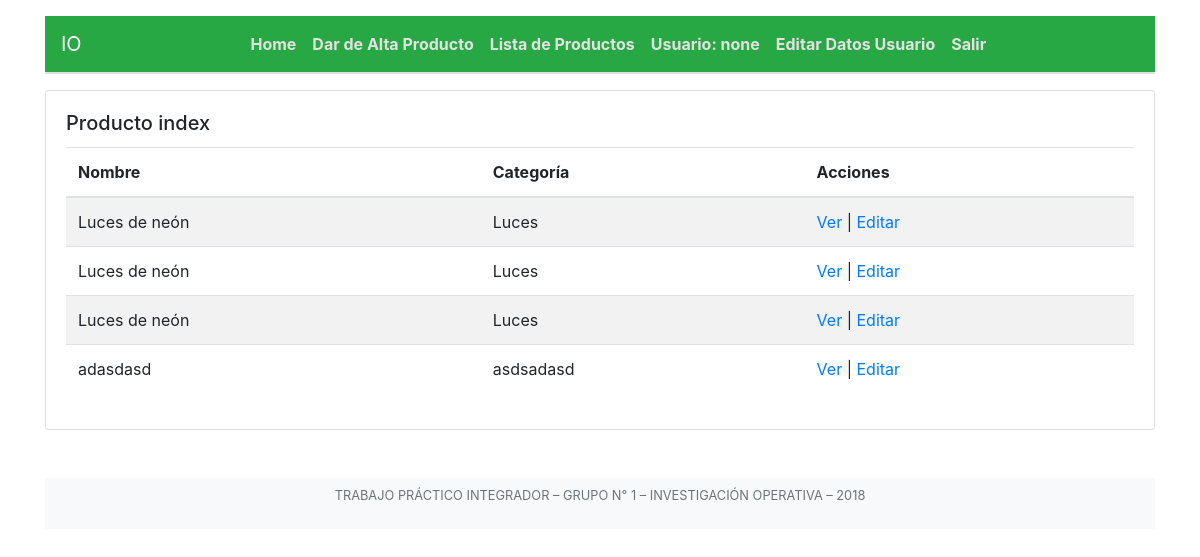
The app's page /msapp/modelo1/index (signed in), older data.
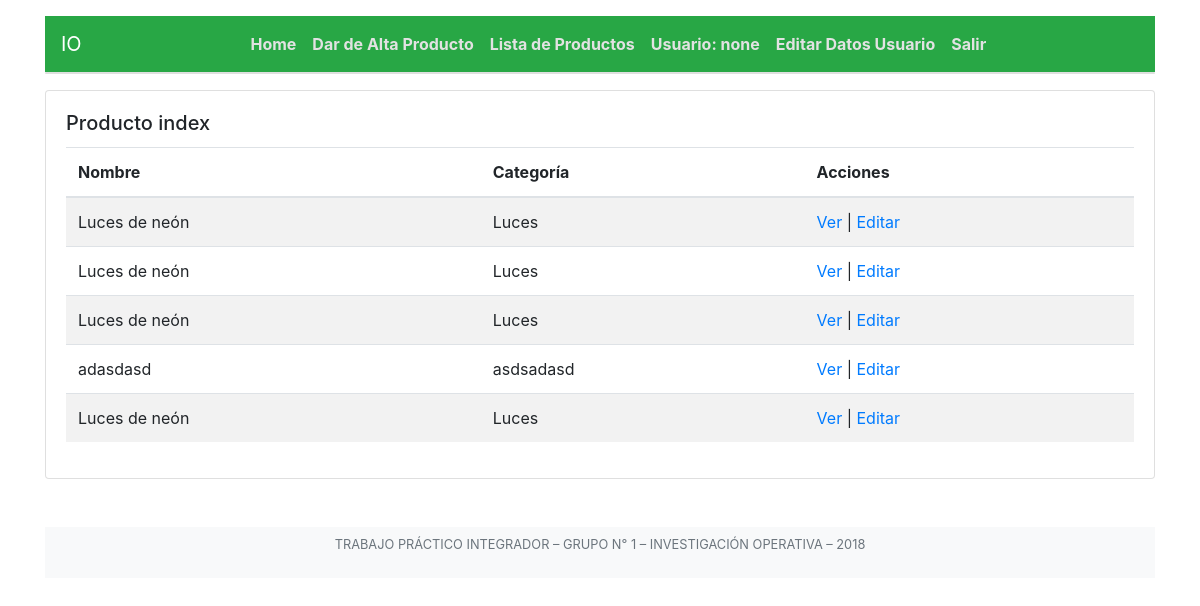
The same page, newer data.
### msapp/models.py (models this page shows, shortened)
class Modelo1(models.Model):
	nombre_producto		= models.CharField(max_length=50)
	categoria	= models.CharField(max_length=50)
	usuario 	= models.ForeignKey(User, on_delete=models.CASCADE)
	tiempo 	= models.FloatField(default=1)
	d		= models.IntegerField(verbose_name='Demanda Total', validators=[MinValueValidator(1)])
	k 		= models.FloatField(verbose_name='Costo de Preparación de Pedido', validators=[MinValueValidator(1)])
	h 		= models.FloatField(verbose_name='Costo Unitario de Almacenamiento', validators=[MinValueValidator(1)])
	def inventario_promedio(self):
		return self.d / 2
	ip = property(inventario_promedio)
	def lote_optimo_compra(self):
		resultado = round(sqrt((2*self.k*self.d)/self.h))
		if (resultado > self.d):
			return self.d
		return resultado
	loc = property(lote_optimo_compra)
	def longitud_ciclo(self):
		lc = self.loc / (self.d/self.tiempo)
		print(lc)
		if(lc < 1):
			lc = lc * 365 #paso a dias
		return	format(lc, '.2f')
	lc 	= property(longitud_ciclo)
	def costo_inventario(self):
		yy = self.loc
		dd = self.d
		kk = self.k
		hh = self.h
		yd = yy/dd
		termino1 = kk / yd
		termino2 = hh * (yy/2)
		return round(termino1 + termino2)
	ci = property(costo_inventario)

### msapp/views.py (the view)
# urls.py: path('modelo1/index', views.modelo1_index, name='modelo1_index'),
@login_required
def modelo1_index(request):
	titulo 	= 'Index'
	template = loader.get_template('msapp/modelo1/index.html')
	usuario_logueado = request.user
	modelo_context = Modelo1.objects.filter(usuario=usuario_logueado)
	context = {
		'titulo'	: titulo,
		'productos' 	: modelo_context,
	}
	return HttpResponse(template.render(context, request))

### msapp/templates/msapp/modelo1/index.html (shortened to what this page needs)
{% extends 'base.html' %}
{% block content %}
<div class="card">
  <div class="card-body">
  	<h5 class="card-title">Producto index</h5>
    <table class="table table-striped">
	  <thead>
	    <tr>
		    <th scope="col">Nombre</th>
		    <th scope="col">Categoría</th>
		    <th scope="col">Acciones</th>
	    </tr>
	  </thead>
	  <tbody>
	    {% for producto in productos %}
	    <tr>
	      	<td>{{ producto.nombre_producto }}</td>
	      	<td>{{ producto.categoria }}</td>
	      	<td scope="row">
	    		<a href="{% url 'modelo1_show' producto.id %}">Ver</a></li>
	    		|
	    		<a href="{% url 'modelo1_edit' producto.id %}">Editar</a></li>
	    	</td>
	    </tr>
    	{% endfor %}
	  </tbody>
	</table>
  </div>
</div>
{% endblock %}

### msapp/templates/base.html (shortened to what this page needs)
{% load static %}
<!DOCTYPE html>
  <html>
    <head>
	    <link type="text/css" rel="stylesheet" href="{% static 'auth2/css/bootstrap.min.css' %}"  media="screen,projection"/>
    </head>
    <body>
    <div class="container">
        <nav class="navbar navbar-expand-lg navbar-dark bg-success" style="margin-top: 1em;">
        <a class="navbar-brand" href="#">IO</a>
        <div class="collapse navbar-collapse justify-content-center" id="navbarNav">
          <ul class="navbar-nav">
            <li class="nav-item">
              <a class="nav-link" href="{% url 'index' %}">Home </a>
            </li>
            <li class="nav-item">
              <a class="nav-link" href="{% url 'modelo1_nuevo' %}">Dar de Alta Producto</a>
            </li>
            <li class="nav-item">
              <a class="nav-link" href="{% url 'modelo1_index' %}">Lista de Productos</a>
            </li>
            <li class="nav-item">
              <a class="nav-link disabled" href="#">Usuario: {{ request.user.username }}</a>
            </li>
            <li class="nav-item">
              <a class="nav-link" href="{% url 'edit' %}">Editar Datos Usuario</a>
            </li>
            <li class="nav-item">
              <a class="nav-link" href="{% url 'logout' %}">Salir</a>
            </li>
          </ul>
        </div>
      </nav>
    <div class="card" >
    </div>
    </div>
    <div class="container" style="margin-top: 1em;">
      {% block content %}
      {% endblock %}
      {% include 'footer.html' %}
    </div>
    </body>
  </html>

### msapp/templates/footer.html
<nav class="navbar navbar-light bg-light justify-content-center text-muted mt-5">
  <small>
    <p>TRABAJO PRÁCTICO INTEGRADOR – GRUPO N° 1 – INVESTIGACIÓN OPERATIVA – 2018</p>
  </small>
</nav>

### msapp/templates/base.html (style rules this page uses)
.nav-link { color: #e2e2e2 !important; font-weight: bold !important;# }

Row changes from the older to the newer data that the page shows:
added Modelo1: nombre_producto "Luces de neón", categoria "Luces"
